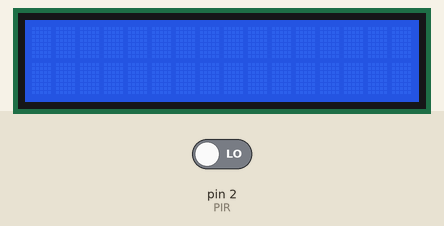
Recording of a sketch running on a simulated Arduino Uno, built with avr-gcc and run on an emulated ATmega328P. Parts: 16×2 character LCD. The test bench sets the inputs (shaded band); at power-on: pin 2 (PIR) LOW. What the sketch prints to the serial monitor is not drawn.

Above: at 1.2 s.
1.3 s: pin 2 (PIR) driven HIGH
At 2.6 s:
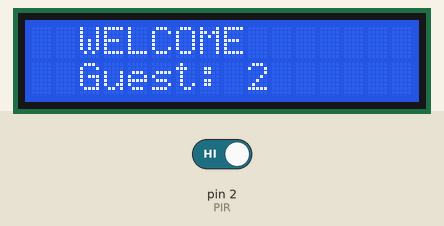
At 7.1 s:
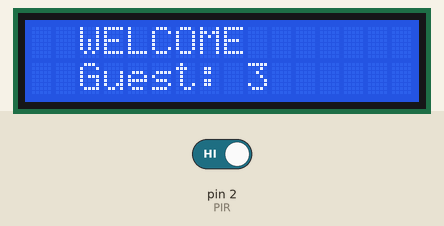
Timing chart, 0 to 8.6 s (numbered marks = the images above; inputs shaded):
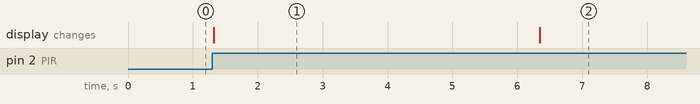

The sketch:

guest_counter.ino
```cpp
#include <Wire.h>
#include <LiquidCrystal_I2C.h>

LiquidCrystal_I2C lcd(0x27, 16, 2);

int PIR = 2;
int count = 1;

void setup() {
  lcd.init();
  lcd.backlight();
  pinMode(PIR, INPUT);
  Serial.begin(9600);
}

void loop() {
  if (digitalRead(PIR) == HIGH) {
    if (count > 0) {
      count++;
      lcd.setCursor(0, 0);
      lcd.print("  WELCOME  ");
      lcd.setCursor(0, 1);
      lcd.print("  Guest: ");
      lcd.print(count);
      Serial.print("Detected: ");
      Serial.println(count);
    }
    else if(digitalRead(PIR)==LOW){
      lcd.print(count);
    }
    delay(5000);
  }
}
```

Measured:
- after the input at 1.3 s, the display: changes at once (image 1)
- what the display in image 1 shows lasts 5.0 s, from 1.3 s to 6.3 s
